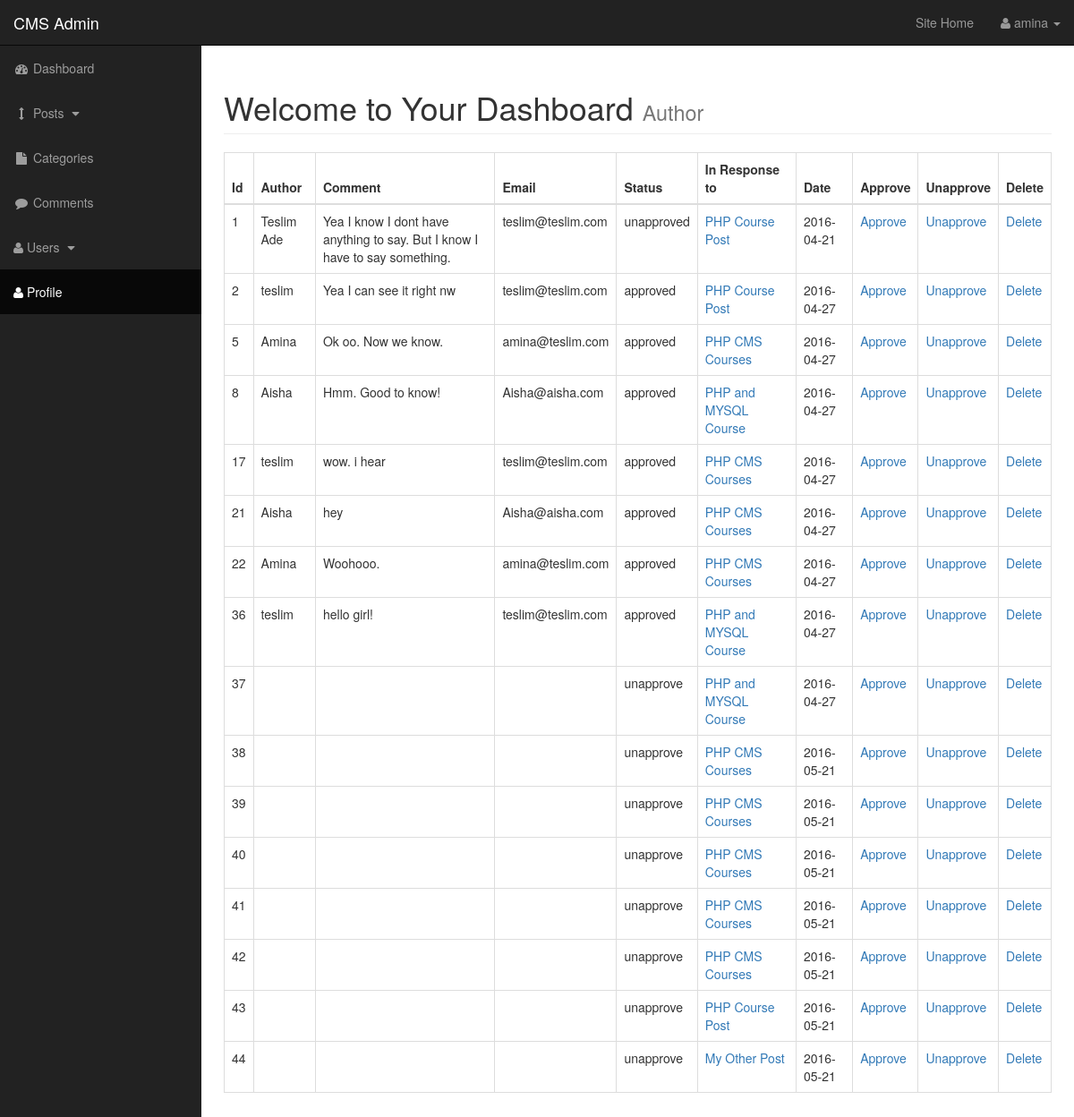
The page /admin/comments.php (signed in) on the database its author committed.
### tables this page shows
CREATE TABLE IF NOT EXISTS `comments` (
`comment_id` int(3) NOT NULL,
  `comment_post_id` int(3) NOT NULL,
  `comment_author` varchar(255) NOT NULL,
  `comment_email` varchar(255) NOT NULL,
  `comment_content` text NOT NULL,
  `comment_status` varchar(255) NOT NULL,
  `comment_date` date NOT NULL
);

CREATE TABLE IF NOT EXISTS `posts` (
`post_id` int(3) NOT NULL,
  `post_category_id` int(3) NOT NULL,
  `post_title` varchar(255) NOT NULL,
  `post_author` varchar(255) NOT NULL,
  `post_date` date NOT NULL,
  `post_image` text NOT NULL,
  `post_content` text NOT NULL,
  `post_tags` varchar(255) NOT NULL,
  `post_comment_count` int(11) DEFAULT NULL,
  `post_status` varchar(255) NOT NULL
);

### admin/includes/view_all_comments.php (the view, shortened to what this page needs)
<table class="table table-bordered table-hover">
	<thead>
		<tr>
			<th>Id</th>
			<th>Author</th>
			<th>Comment</th>
			<th>Email</th>
			<th>Status</th>
			<th>In Response to</th>
			<th>Date</th>
			<th>Approve</th>
			<th>Unapprove</th>
			<th>Delete</th>
		</tr>
	</thead>
	<tbody>
    <?php
		$query = "SELECT * FROM comments";
		$select_posts = mysqli_query($connection, $query);
		while ($row = mysqli_fetch_assoc($select_posts)) { ?>
	        	<?php
					$comment_id	 	 = $row["comment_id"];
					$comment_post_id = $row["comment_post_id"];
					$comment_author  = $row["comment_author"];
					$comment_content = $row["comment_content"];
					$comment_email 	 = $row["comment_email"];
					$comment_status  = $row["comment_status"];
					$comment_date 	 = $row["comment_date"];
				?>
			<tr>
				<td><?php echo $comment_id; ?></td>
				<td><?php echo $comment_author; ?></td>
				<td><?php echo $comment_content; ?></td>
				<td><?php echo $comment_email; ?></td>
				<td><?php echo $comment_status; ?></td>
					<?php $query = "SELECT * FROM posts WHERE post_id = $comment_post_id ";
						   $select_post_id_query = mysqli_query($connection, $query);
						   while ($row = mysqli_fetch_assoc($select_post_id_query)) {
							   	 $post_id = $row['post_id'];
							   	 $post_title = $row['post_title'];
						    } ?>
				<td><a href="../post.php?p_id=<?php echo $post_id; ?>"><?php echo $post_title; ?></a></td>
				<td><?php echo $comment_date; ?></td>
				<td><a href="comments.php?approve=<?php echo $comment_id; ?>">Approve</a></td>
	            <td><a href="comments.php?unapprove=<?php echo $comment_id; ?>">Unapprove</a></td>
	            <td><a href="comments.php?delete=<?php echo $comment_id; ?>">Delete</a></td>
  <?php } ?>
			</tr>
    </tbody>
</table>

### admin/css/sb-admin.css (style rules this page uses)
body { margin-top: 100px; background-color: #222; }
@media (min-width:768px) { body { margin-top: 50px; } }

### rows shown on the page
comments: comment_id "1", comment_author "Teslim Ade", comment_content "Yea I know I dont have anything to say. But I know I have to say something.", comment_email "teslim@teslim.com", comment_status "unapproved", posts.post_title "PHP Course Post", comment_date "2016-04-21"
comments: comment_id "2", comment_author "teslim", comment_content "Yea I can see it right nw", comment_email "teslim@teslim.com", comment_status "approved", posts.post_title "PHP Course Post", comment_date "2016-04-27"
comments: comment_id "5", comment_author "Amina", comment_content "Ok oo. Now we know.", comment_email "amina@teslim.com", comment_status "approved", posts.post_title "PHP CMS Courses", comment_date "2016-04-27"
comments: comment_id "8", comment_author "Aisha", comment_content "Hmm. Good to know!", comment_email "Aisha@aisha.com", comment_status "approved", posts.post_title "PHP and MYSQL Course", comment_date "2016-04-27"
comments: comment_id "17", comment_author "teslim", comment_content "wow. i hear", comment_email "teslim@teslim.com", comment_status "approved", posts.post_title "PHP CMS Courses", comment_date "2016-04-27"
comments: comment_id "21", comment_author "Aisha", comment_content "hey", comment_email "Aisha@aisha.com", comment_status "approved", posts.post_title "PHP CMS Courses", comment_date "2016-04-27"
comments: comment_id "22", comment_author "Amina", comment_content "Woohooo.", comment_email "amina@teslim.com", comment_status "approved", posts.post_title "PHP CMS Courses", comment_date "2016-04-27"
comments: comment_id "36", comment_author "teslim", comment_content "hello girl!", comment_email "teslim@teslim.com", comment_status "approved", posts.post_title "PHP and MYSQL Course", comment_date "2016-04-27"
comments: comment_id "37", comment_status "unapprove", posts.post_title "PHP and MYSQL Course", comment_date "2016-04-27"
comments: comment_id "38", comment_status "unapprove", posts.post_title "PHP CMS Courses", comment_date "2016-05-21"
comments: comment_id "39", comment_status "unapprove", posts.post_title "PHP CMS Courses", comment_date "2016-05-21"
comments: comment_id "40", comment_status "unapprove", posts.post_title "PHP CMS Courses", comment_date "2016-05-21"
comments: comment_id "41", comment_status "unapprove", posts.post_title "PHP CMS Courses", comment_date "2016-05-21"
comments: comment_id "42", comment_status "unapprove", posts.post_title "PHP CMS Courses", comment_date "2016-05-21"
comments: comment_id "43", comment_status "unapprove", posts.post_title "PHP Course Post", comment_date "2016-05-21"
comments: comment_id "44", comment_status "unapprove", posts.post_title "My Other Post", comment_date "2016-05-21"

### other values the page prints
$_SESSION['username'] "amina"
